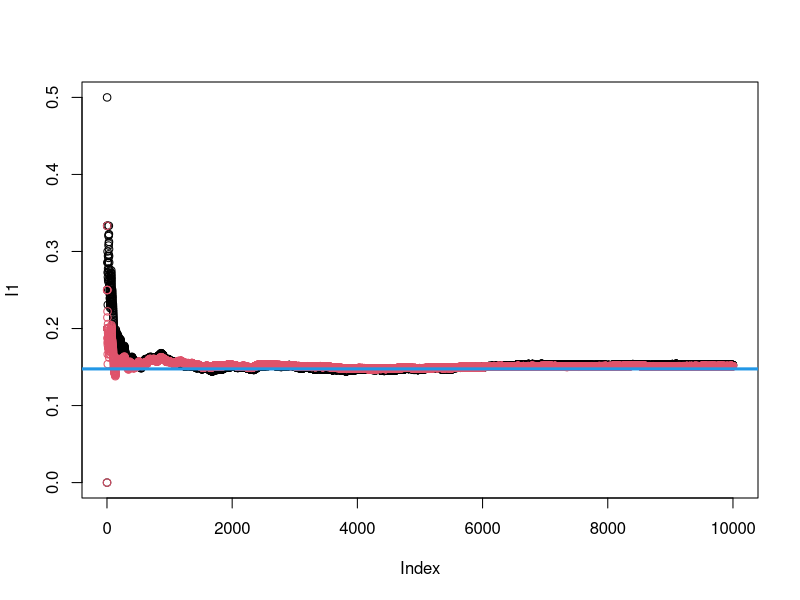
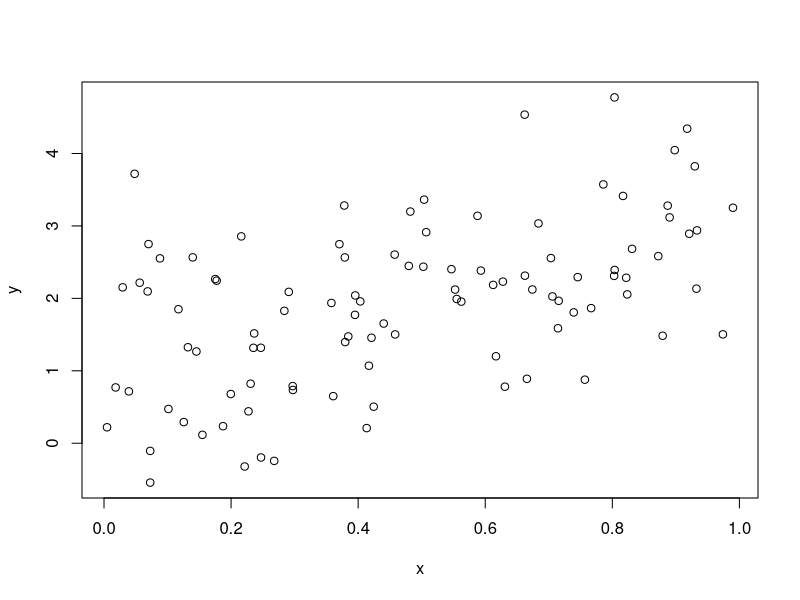
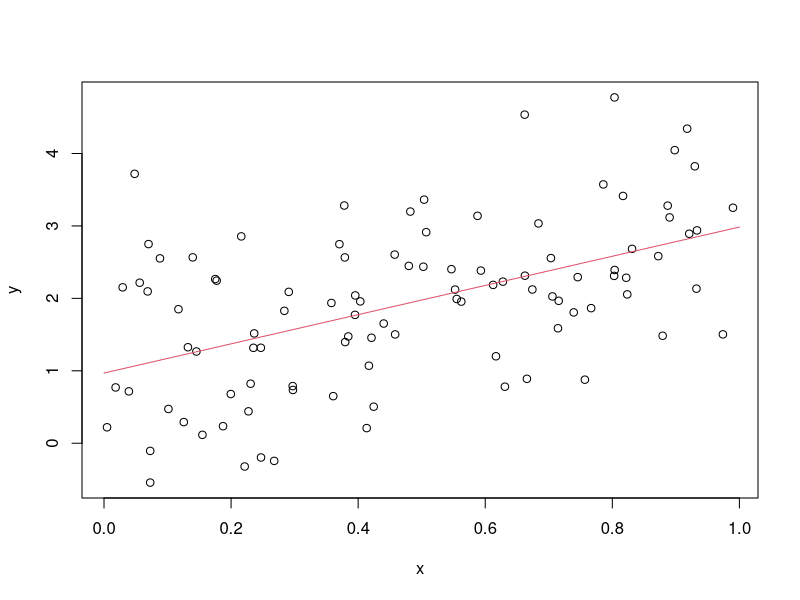
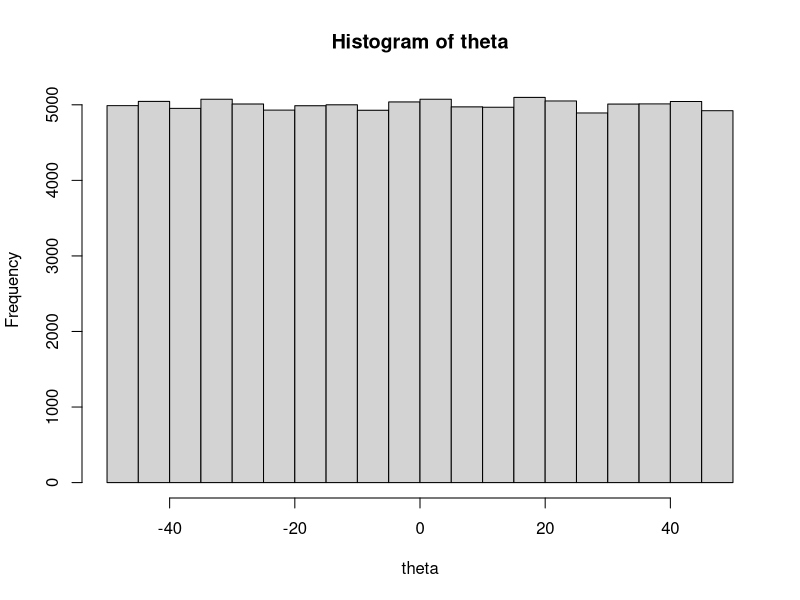
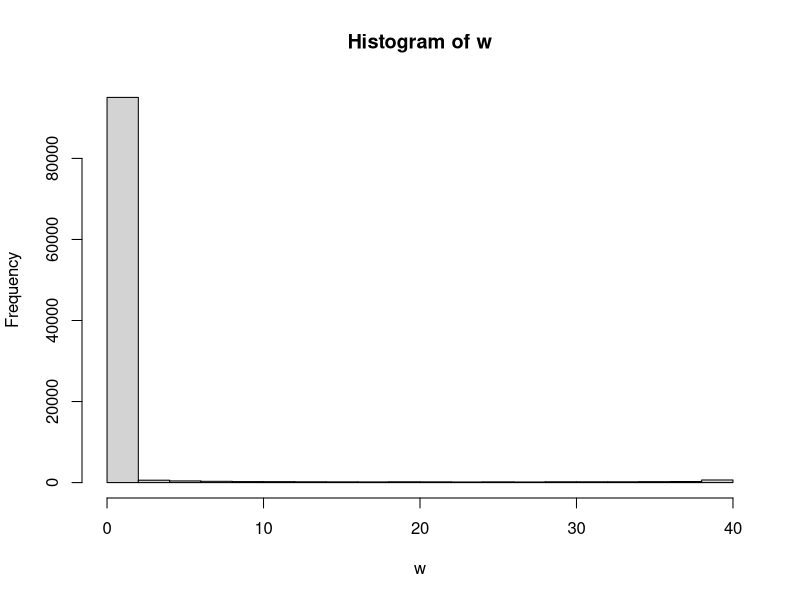
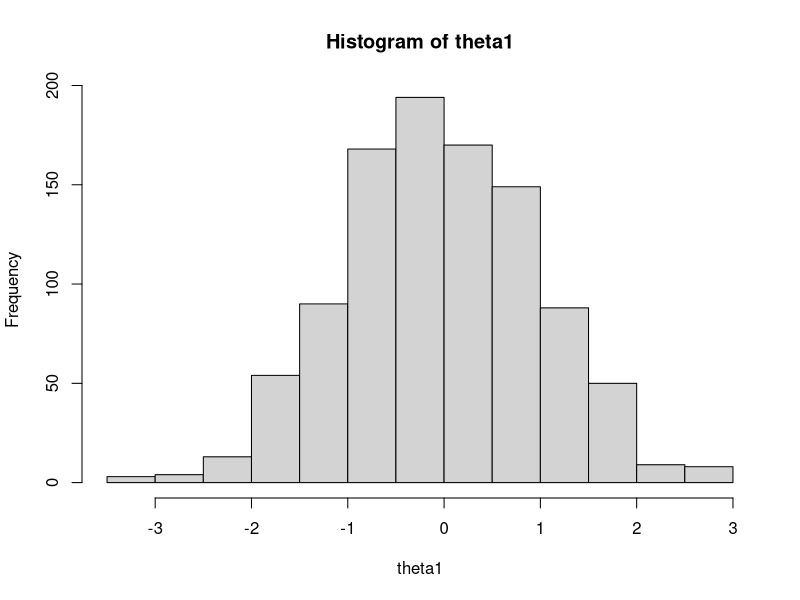

Here is the R script that generated these plots, in order:
# Monte Carlo approximaton 
# to E(theta) where theta ~ N(0,1)
# --------------------------------------------------
M = 100000
theta = rnorm(M)
mean(theta^2)

# Monte Carlo with Impotance Sampling 
# approximaton to E(theta) where theta ~ N(0,1)
# --------------------------------------------------

# q(theta) is Student t with 5 dof
theta1 = rt(M, 5)
mean(theta1^2)
mean(theta1^2*dnorm(theta1)/dt(theta1,5))

# q(theta) is Uniform(-100,100) 
theta2 = runif(M,-100, 100)
mean(theta2^2*dnorm(theta2)/(1/200))

# MC approximations to P(theta>2) where theta is Cauchy
# -----------------------------------------------------
M = 10000
theta = rt(M, 1)

I  = 1 - pt(2, 1)
I1 = cumsum(theta>2)/(1:M)
I2 = 0.5*(cumsum((theta<(-2)|(theta>2))))/(1:M)

plot(I1, ylim=range(I1,I2))
points(I2,col=2)
abline(h=I,col=4,lwd=3)


# Simple linear regression
# Using MCIS to compute posterior means
# -------------------------------------
set.seed(1245)
n = 100
x = runif(n)
y = rnorm(n,1+2*x,1)

plot(x,y)

lm(y~x)

post = function(alpha,beta){
  prod(dnorm(y,alpha+beta*x,1))*dnorm(alpha,0,10)*dnorm(beta,0,10)
}

M = 10000
as = rt(M,5)
bs = rt(M,5)
num1 = rep(0,M)
num2 = rep(0,M)
den = rep(0,M)
for (i in 1:M){
  num1[i] = as[i]*post(as[i],bs[i])/(dt(as[i],5)*dt(bs[i],5))
  num2[i] = bs[i]*post(as[i],bs[i])/(dt(as[i],5)*dt(bs[i],5))
  den[i] = post(as[i],bs[i])/(dt(as[i],5)*dt(bs[i],5))
}
alpha.p = mean(num1)/mean(den)
beta.p = mean(num2)/mean(den)


plot(x,y)
xnew = seq(0,1,length=100)
lines(xnew,alpha.p+beta.p*xnew,col=2)



# Sampling importance resampling
# Objective: sample from N(0,1)
# Candidate: sample from U(-50,50)
# --------------------------------

# Step 1: sample from candidate
M = 100000
theta = runif(M,-50,50)
hist(theta)

# Step 2: compute resampling weights
w = dnorm(theta)/(1/100)
hist(w)

# Step 3: resample
theta1 = sample(theta,replace=TRUE,size=1000,w)
hist(theta1)









